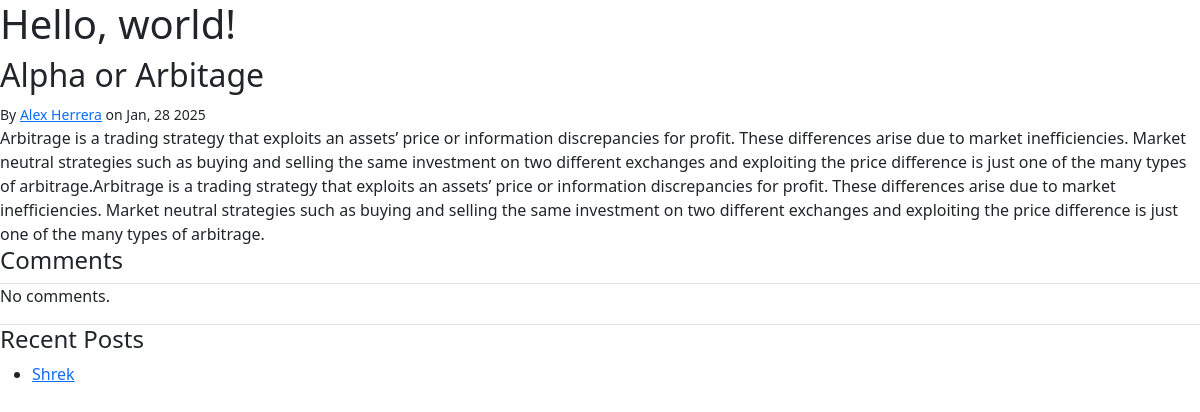
Screenshot of /post/alpha-or-arbitage/ with the database file from the repository.
### blog/models.py (models this page shows, shortened)
class Post(models.Model):
    author = models.ForeignKey(settings.AUTH_USER_MODEL, on_delete=models.PROTECT)
    created_at = models.DateTimeField(auto_now_add=True)
    modified_at = models.DateTimeField(auto_now=True)
    published_at = models.DateTimeField(blank=True, null=True)
    title = models.TextField(max_length=100)
    slug = models.SlugField()
    summary = models.TextField(max_length=500)
    content = models.TextField()
    tags = models.ManyToManyField(Tag, related_name="posts")
    comments = GenericRelation(Comment)

### blog/views.py (the view)
# urls.py: path('post/<slug>/', blog.views.post_detail, name="blog-post-detail"),
def post_detail(request, slug):
    post = get_object_or_404(Post, slug=slug)
    if request.user.is_active:
        if request.method == "POST":
            comment_form = CommentForm(request.POST)
            if comment_form.is_valid():
                comment = comment_form.save(commit=False)
                comment.content_object = post
                comment.creator = request.user
                comment.save()
                return redirect(request.path_info)
        else:
            comment_form = CommentForm()
    else:
        comment_form = None
    return render(
        request, "blog/post-detail.html", {"post": post, "comment_form": comment_form}
    )

### blog/templatetags/blog_extras.py (called while the page is built)
@register.filter
def author_details(author, current_user=None):
    if not isinstance(author, user_model):  # to check if we are working with an User
        return ""
    if author == current_user:
        return format_html("<strong>me</strong>")
    if author.first_name and author.last_name:
        name = f"{author.first_name} {author.last_name}"
    else:
        name = f"{author.username}"
    if author.email:
        prefix = format_html('<a href="mailto:{}">', author.email)
        suffix = format_html("</a>")
    else:
        prefix = ""
        suffix = ""
    return format_html("{}{}{}", prefix, name, suffix)

@register.simple_tag
def row(extra_classes=None):
    return format_html('<div class="row {}">', extra_classes)

@register.simple_tag
def endrow():
    return format_html("</div>")

@register.simple_tag
def col(extra_classes=None):
    return format_html('<div class="col {}">', extra_classes)

@register.simple_tag
def endcol():
    return format_html("</div>")

@register.inclusion_tag("blog/post-list.html")
def recent_posts(post):
    posts = Post.objects.exclude(pk=post.pk)[:5]
    return {"title": "Recent Posts", "posts": posts}

### templates/blog/post-detail.html
{% extends "base.html" %} {% load blog_extras %} {% block content %}
<h2>{{ post.title }}</h2>
{% row %}
  <div class="col">{% include "blog/post-byline.html" %}</div>
</div>
{% endrow %}
{% row %}
  <div class="col">{{ post.content|safe }}</div>
{% endrow %}
{% include "blog/post-comments.html" %}
{% row %}
  <div class="col">
    {% recent_posts post %}
  </div>
{% endrow %}
{% endblock %}

### templates/blog/post-byline.html
{% load blog_extras %}
<small>
  By {{ post.author|author_details:request.user }} on {{ post.published_at|date:"M, d Y" }}
</small>

### templates/blog/post-list.html
<h4>{{ title }}</h4>
<ul>
  {% for post in posts %}
      <li><a href="{% url "blog-post-detail" post.slug %}">{{ post.title }}</a></li>
  {% endfor %}
</ul>

### rows the page displays
Post: title "Alpha or Arbitage", author|author_details "Alex Herrera", published_at "Jan, 28 2025", content "Arbitrage is a trading strategy that exploits an assets’ price or information discrepancies for profit. These differences arise due to market inefficiencies. Market neutral strategies such as buying and selling the same investment on two different exchanges and exploiting the price difference is just one of the many types of arbitrage.Arbitrage is a trading strategy that exploits an assets’ price or information discrepancies for profit. These differences arise due to market inefficiencies. Market neutral strategies such as buying and selling the same investment on two different exchanges and exploiting the price difference is just one of the many types of arbitrage."
Post: title "Shrek"

### other values shown
{{ title }} "Recent Posts"
